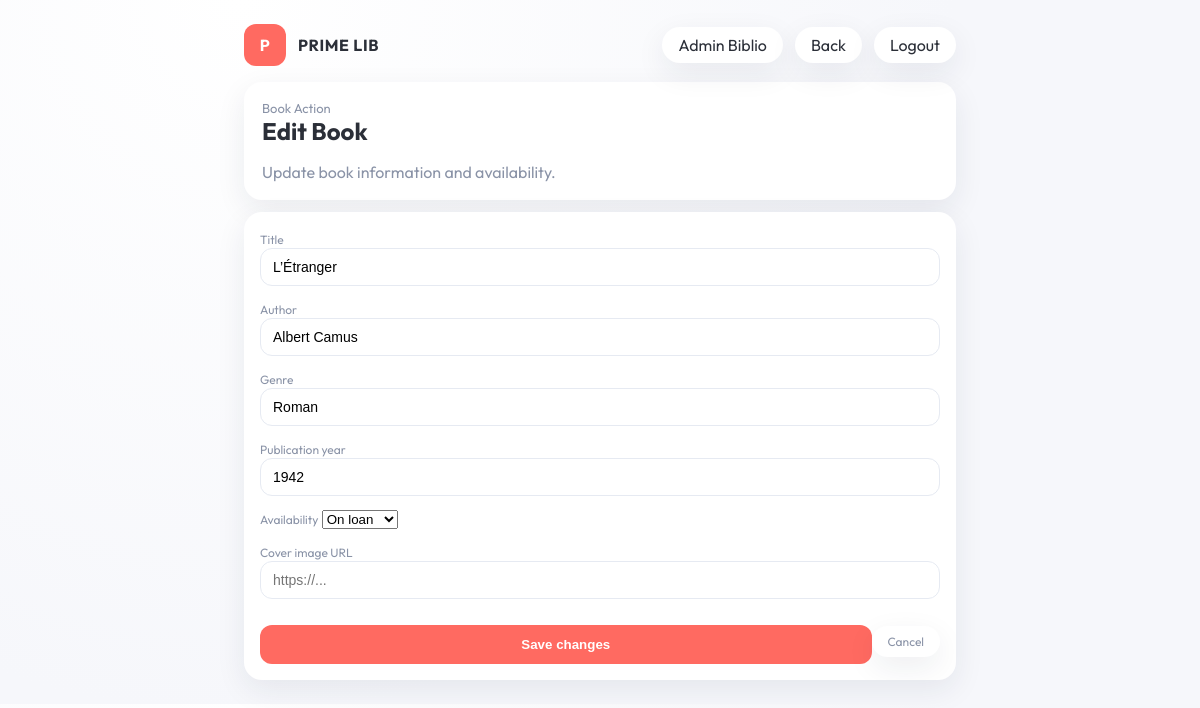
/pages/admin/edit_livre.php?id=2 (signed in), run on the app's committed database.
### tables this page shows
CREATE TABLE livre (
  id_livre INT AUTO_INCREMENT PRIMARY KEY,
  titre  VARCHAR(200) NOT NULL,
  auteur VARCHAR(150) NOT NULL,
  genre  VARCHAR(80),
  annee_publication INT,
  etat_disponibilite VARCHAR(30) NOT NULL,  
  cover_url VARCHAR(255) NULL,

  id_admin INT,  
  CONSTRAINT fk_livre_admin
    FOREIGN KEY (id_admin) REFERENCES admin(id_admin)
    ON UPDATE CASCADE
    ON DELETE SET NULL
);

### includes/auth.php (called while the page is built, shortened)
<?php
function auth_user(): ?array
{
    return $_SESSION['auth_user'] ?? null;
}
?>

### pages/admin/edit_livre.php (the view, shortened to what this page needs)
<?php
require_once __DIR__ . '/../../includes/auth.php';
$authUser = auth_user();
$authDisplayName = trim((string)($authUser['prenom'] ?? '') . ' ' . (string)($authUser['nom'] ?? ''));
function e(string $value): string {
  return htmlspecialchars($value, ENT_QUOTES, 'UTF-8');
}
$id = (int)($_GET['id'] ?? 0);
$book = null;
$stmt = $conn->prepare('SELECT id_livre, titre, auteur, genre, annee_publication, etat_disponibilite, cover_url FROM livre WHERE id_livre = ? LIMIT 1');
$stmt->bind_param('i', $id);
$stmt->execute();
$result = $stmt->get_result();
if ($result && $result->num_rows > 0) {
  $book = $result->fetch_assoc();
}
?>
<!DOCTYPE html>
<html lang="en">
<head>
  <link rel="stylesheet" href="../../Assets/css/styles.css" />
</head>
<body>
  <main class="main" style="padding:24px;max-width:760px;margin:0 auto;">
    <header class="topbar" style="margin-bottom:16px;">
      <div class="brand">
        <div class="brand-icon">P</div>
        <div class="brand-text"><div class="brand-name">PRIME LIB</div></div>
      </div>
      <div class="top-actions">
        <span class="pill" style="cursor:default;"><?= e($authDisplayName !== '' ? $authDisplayName : 'Admin') ?></span>
        <a class="pill" href="livres.php">Back</a>
        <a class="pill" href="../../logout.php">Logout</a>
      </div>
    </header>
    <section class="content">
      <div class="panel">
        <div class="stat-label">Book Action</div>
        <h1>Edit Book</h1>
        <div class="user-role">Update book information and availability.</div>
      </div>
      <div class="table-card" style="margin-top:12px;">
        <form class="form" method="post" action="../../actions/admin/update_livre.php">
          <div>
            <label for="titre">Title</label>
            <input id="titre" name="titre" type="text" required value="<?= e((string)$book['titre']) ?>" />
          </div>
          <div>
            <label for="auteur">Author</label>
            <input id="auteur" name="auteur" type="text" required value="<?= e((string)$book['auteur']) ?>" />
          </div>
          <div>
            <label for="genre">Genre</label>
            <input id="genre" name="genre" type="text" value="<?= e((string)($book['genre'] ?? '')) ?>" />
          </div>
          <div>
            <label for="annee_publication">Publication year</label>
            <input id="annee_publication" name="annee_publication" type="number" value="<?= e((string)($book['annee_publication'] ?? '')) ?>" />
          </div>
          <div>
            <label for="etat_disponibilite">Availability</label>
            <select id="etat_disponibilite" name="etat_disponibilite" required>
              <?php
                $status = (string)($book['etat_disponibilite'] ?? 'disponible');
                $options = ['disponible' => 'Available', 'emprunte' => 'On loan', 'perdu' => 'Lost'];
                foreach ($options as $value => $label):
              ?>
                <option value="<?= e($value) ?>" <?= $status === $value ? 'selected' : '' ?>><?= e($label) ?></option>
              <?php endforeach; ?>
            </select>
          </div>
          <div>
            <label for="cover_url">Cover image URL</label>
            <input id="cover_url" name="cover_url" type="url" placeholder="https://..." value="<?= e((string)($book['cover_url'] ?? '')) ?>" />
          </div>
          <div class="auth-actions" style="margin-top:8px;">
            <button class="auth-button" type="submit">Save changes</button>
            <a class="pill" href="livres.php">Cancel</a>
          </div>
        </form>
      </div>
    </section>
  </main>
</body>
</html>

### Assets/css/styles.css (style rules this page uses)
:root { --bg: #f6f7fb; --card: #ffffff; --text: #2b2f38; --muted: #8a93a7; --accent: #ff6a61; --blue: #4c7cff; --green: #1ec98b; --gold: #f4c45c; --teal: #18c0b5; --shadow: 0 10px 30px rgba(31, 38, 67, 0.08); --radius: 18px; }
* { box-sizing: border-box; }
body a { text-decoration: none; color: inherit; }
body { margin: 0; font-family: 'Outfit', sans-serif; color: var(--text); background: radial-gradient(circle at 20% 0%, #ffffff 0%, var(--bg) 60%); }
.form { display: grid; gap: 12px; }
.form label { font-size: 12px; color: var(--muted); }
.form input { width: 100%; border: 1px solid #e6eaf2; background: #fff; border-radius: 12px; padding: 10px 12px; font-size: 14px; outline: none; }
.auth-actions { display: flex; justify-content: space-between; align-items: center; margin-top: 6px; font-size: 12px; color: var(--muted); }
.auth-button { border: none; background: var(--accent); color: #fff; padding: 12px 16px; border-radius: 12px; font-weight: 600; cursor: pointer; width: 100%; margin-top: 6px; }
.brand { display: flex; align-items: center; gap: 12px; font-weight: 700; letter-spacing: 0.04em; }
.brand-icon { width: 42px; height: 42px; border-radius: 12px; background: var(--accent); color: #fff; display: grid; place-items: center; font-weight: 700; }
.main { padding: 24px 32px 40px; }
.topbar { display: flex; justify-content: space-between; align-items: center; margin-bottom: 20px; }
.top-actions { display: flex; gap: 12px; }
.table-card { background: var(--card); border-radius: var(--radius); box-shadow: var(--shadow); padding: 16px; overflow: hidden; }
.pill, .user-pill { border: none; background: #ffffff; border-radius: 999px; padding: 8px 16px; display: flex; align-items: center; gap: 10px; box-shadow: var(--shadow); cursor: pointer; }
.user-role { color: var(--muted); }
.content h1 { margin: 0 0 16px; font-size: 24px; }
.stat-label { color: var(--muted); font-size: 13px; }
.panel { background: var(--card); border-radius: var(--radius); padding: 18px; box-shadow: var(--shadow); }

### data on the page
livre: titre "L’Étranger", auteur "Albert Camus", genre "Roman", annee_publication "1942", etat_disponibilite "On loan"

### other printed values
$authDisplayName !== '' ? $authDisplayName : 'Admin' "Admin Biblio"
